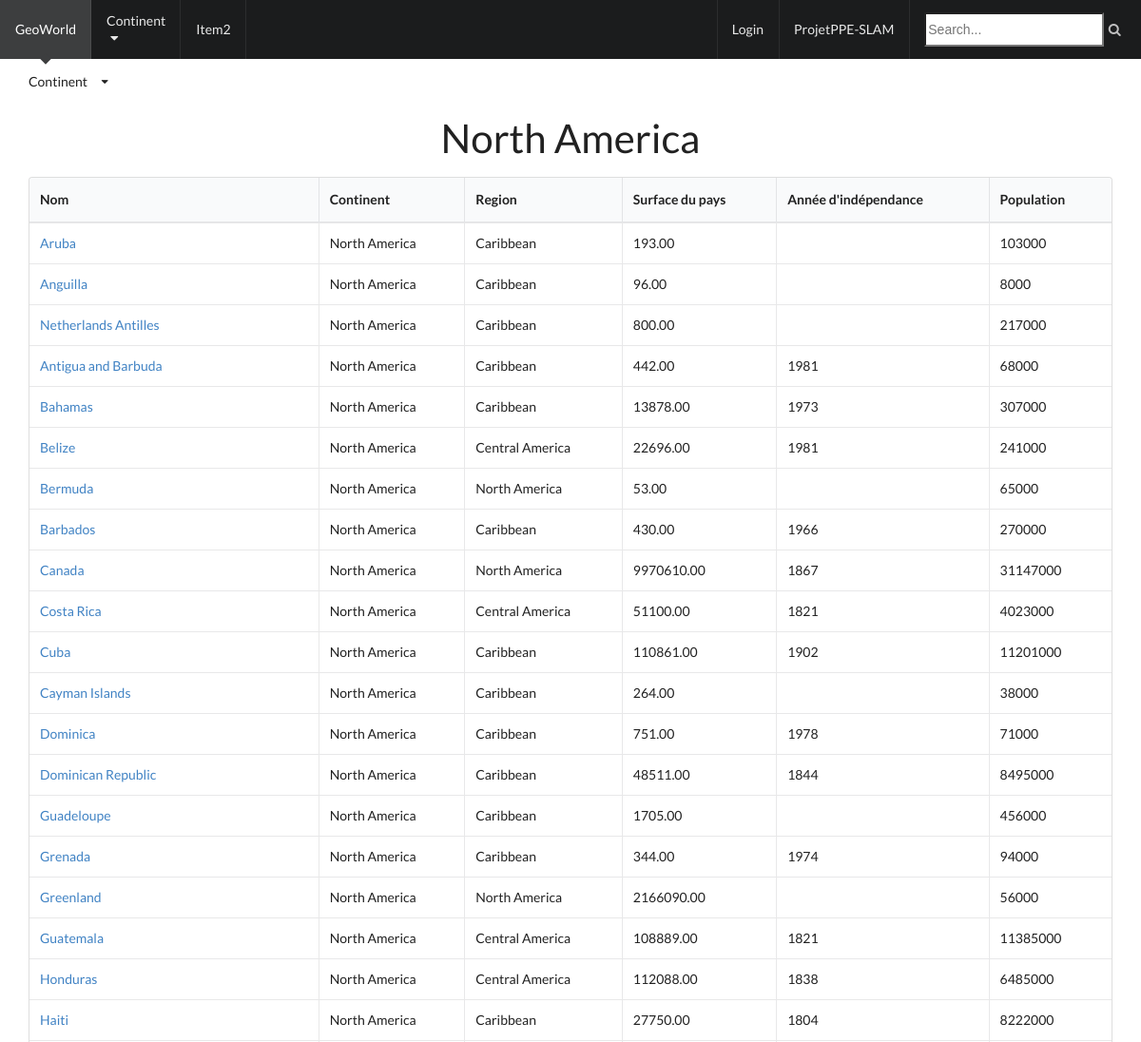
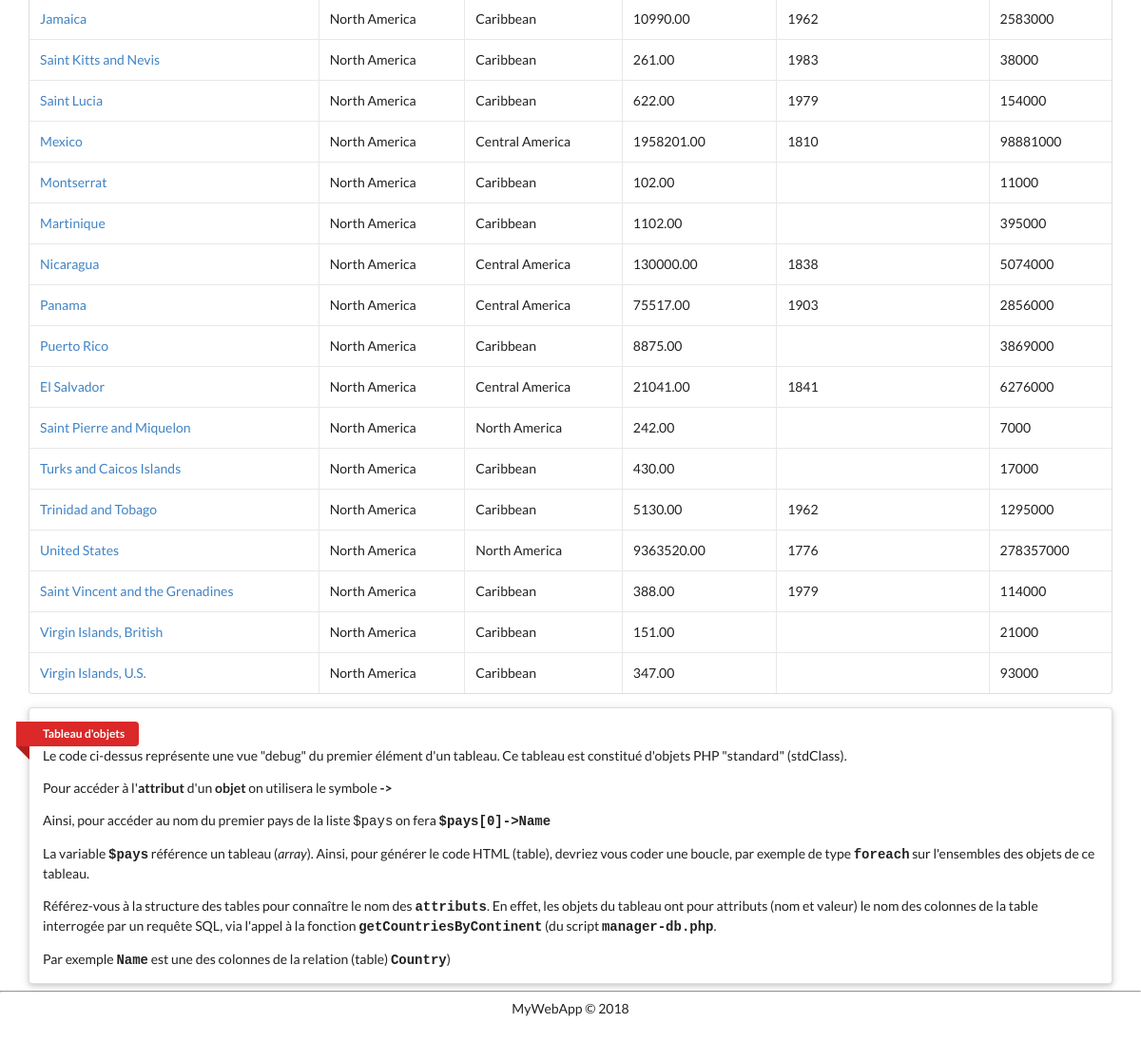
Screenshot of /?continent=North America with the database file from the repository (2 pictures, top to bottom).
### tables this page shows
CREATE TABLE `country` (
  `id` int(11) NOT NULL,
  `Code` char(3) DEFAULT NULL,
  `Name` char(52) NOT NULL DEFAULT '',
  `Continent` enum('Asia','Europe','North America','Africa','Oceania','Antarctica','South America') NOT NULL DEFAULT 'Asia',
  `Region` char(26) NOT NULL DEFAULT '',
  `SurfaceArea` float(10,2) NOT NULL DEFAULT '0.00',
  `IndepYear` smallint(6) DEFAULT NULL,
  `Population` int(11) NOT NULL DEFAULT '0',
  `LifeExpectancy` float(3,1) DEFAULT NULL,
  `GNP` float(10,2) DEFAULT NULL,
  `GNPOld` float(10,2) DEFAULT NULL,
  `LocalName` char(45) NOT NULL DEFAULT '',
  `GovernmentForm` char(45) NOT NULL DEFAULT '',
  `HeadOfState` char(60) DEFAULT NULL,
  `Capital` int(11) DEFAULT NULL,
  `Code2` char(2) NOT NULL DEFAULT ''
);

### inc/manager-db.php (called while the page is built, shortened)
<?php
require_once 'connect-db.php';
function getCountriesByContinent($continent) {
   global $pdo;
   $query = 'SELECT * FROM Country WHERE Continent = :continent;';
   $prep = $pdo->prepare($query);
   $prep->bindValue(':continent', $continent, PDO::PARAM_STR);
   $prep->execute();
   return $prep->fetchAll();
}

### index.php (the view, shortened to what this page needs)
<?php require_once 'header.php';
session_start ();?>
// On teste pour voir si nos variables de session ont bien été enregistrées
<div class="ui container main">
    <div class="ui dropdown">
        <div class="text">Continent</div>
        <i class="dropdown icon"></i>
    </div>
      <?php
      require_once 'inc/manager-db.php';
      $continent = $_GET['continent'];
      $pays = getCountriesByContinent($continent);
        ?>
    <h1><?php echo $continent ?></h1>
    <table class="ui celled table">
        <thead>
        <tr>
            <th>Nom</th>
            <th>Continent</th>
            <th>Region</th>
            <th>Surface du pays</th>
            <th>Année d'indépendance</th>
            <th>Population</th>
                <?php
                foreach($pays as $p ){
                    $href = "<a href='pays.php?idCountry=" . $p->id . "&amp;continent=" . $p->Continent . "'>";
                    ?>
                    <tr>
                    <td><?php echo $href.$p->Name ?></a></td>
                    <td><?php echo $p->Continent ?></td>
                    <td><?php echo $p->Region ?></td>
                    <td><?php echo $p->SurfaceArea ?></td>
                    <td><?php echo $p->IndepYear ?></td>
                    <td><?php echo $p->Population ?></td>
                    </tr>
                    <?php }?>
        </tr>
    </table>
    <div class="ui one column grid">
        <div class="column">
            <div class="ui raised segment">
                <a class="ui red ribbon label">Tableau d'objets</a>
                <p>Le code ci-dessus représente une vue "debug" du premier élément d'un tableau. Ce tableau est
                    constitué d'objets PHP "standard" (stdClass).</p>
                <p>Pour accéder à l'<b>attribut</b> d'un <b>objet</b> on utilisera le symbole <b>-></b></p>
                <p>Ainsi, pour accéder au nom du premier pays de la liste
                <code>$pays</code> on fera <b><code>$pays[0]->Name</code></b>
                </p>
                <p>La variable <b><code>$pays</code></b> référence un tableau (<i>array</i>).
                    Ainsi, pour générer le code HTML (table), devriez vous coder une boucle,
                    par exemple de type <b><code>foreach</code></b> sur l'ensembles des objets de ce tableau. </p>
                <p>Référez-vous à la structure des tables pour connaître le nom des <b><code>attributs</code></b>.
                    En effet, les objets du tableau ont pour attributs (nom et valeur)
                    le nom des colonnes de la table interrogée par un requête SQL, via l'appel à la
                    fonction <b><code>getCountriesByContinent</code></b> (du script <b><code>manager-db.php</code></b>.</p>
                <p>Par exemple <b><code>Name</code></b> est une des colonnes de la relation (table) <b><code>Country</code></b>)</p>
            </div>
        </div>
    </div>
</div>
<?php
require_once 'footer.php'; ?>

### header.php (shortened to what this page needs)
<!DOCTYPE html>
<html>
<head>
    <link rel="stylesheet" type="text/css" href="semantic/components/reset.css">
    <link rel="stylesheet" type="text/css" href="semantic/components/site.css">
    <link rel="stylesheet" type="text/css" href="semantic/components/container.css">
    <link rel="stylesheet" type="text/css" href="semantic/components/grid.css">
    <link rel="stylesheet" type="text/css" href="semantic/components/header.css">
    <link rel="stylesheet" type="text/css" href="semantic/components/image.css">
    <link rel="stylesheet" type="text/css" href="semantic/components/menu.css">
    <link rel="stylesheet" type="text/css" href="semantic/components/label.css">
    <link rel="stylesheet" type="text/css" href="semantic/components/table.css">
    <link rel="stylesheet" type="text/css" href="semantic/components/divider.css">
    <link rel="stylesheet" type="text/css" href="semantic/components/dropdown.css">
    <link rel="stylesheet" type="text/css" href="semantic/components/segment.css">
    <link rel="stylesheet" type="text/css" href="semantic/components/button.css">
    <link rel="stylesheet" type="text/css" href="semantic/components/list.css">
    <link rel="stylesheet" type="text/css" href="semantic/components/icon.css">
    <link rel="stylesheet" type="text/css" href="semantic/components/sidebar.css">
    <link rel="stylesheet" type="text/css" href="semantic/components/transition.css">
    <link rel="stylesheet" type="text/css" href="css/custom.css">
</head>
<body>
<div class="ui pointing menu inverted fixed">
    <a class="active item" href='index.php' id="home">
        GeoWorld
    </a>
    <a>
        <div class="item ui dropdown">
            <div class="text">Continent</div>
            <i class="dropdown icon"></i>
        </div>
    </a>
    <a class="item">
        Item2
    </a>
    <div class="right menu">
        <a class="ui item" href='login.php'>
            Login
        </a>
        <a class="item" href="todo-projet.php">
            ProjetPPE-SLAM
        </a>
        <div class="item">
            <div class="ui icon input">
                <input type="text" placeholder="Search...">
                <i class="search link icon"></i>
            </div>
        </div>
    </div>
</div>

### footer.php
    <hr />
    <footer style="padding-bottom: 2em">
      <div style="text-align: center">MyWebApp &copy; 2018</div>
     </footer>
  </body>
</html>

### semantic/components/site.css (style rules this page uses)
html, body { height: 100%; }
html { font-size: 14px; }
body { margin: 0px; padding: 0px; overflow-x: hidden; min-width: 320px; background: #FFFFFF; font-family: 'Lato', 'Helvetica Neue', Arial, Helvetica, sans-serif; font-size: 14px; line-height: 1.4285em; color: rgba(0, 0, 0, 0.87); font-smoothing: antialiased; }
h1, h2, h3, h4, h5 { font-family: 'Lato', 'Helvetica Neue', Arial, Helvetica, sans-serif; line-height: 1.28571429em; margin: calc(2rem - 0.14285714em ) 0em 1rem; font-weight: bold; padding: 0em; }
h1 { min-height: 1rem; font-size: 2rem; }
p { margin: 0em 0em 1em; line-height: 1.4285em; }
p:last-child { margin-bottom: 0em; }
a { color: #4183C4; text-decoration: none; }

### semantic/components/container.css (style rules this page uses)
.ui.container { display: block; max-width: 100% !important; }
@media only screen and (min-width: 1200px) { .ui.container { width: 1127px; margin-left: auto !important; margin-right: auto !important; } }

### semantic/components/grid.css (style rules this page uses)
.ui.grid { display: -webkit-box; display: -ms-flexbox; display: flex; -webkit-box-orient: horizontal; -webkit-box-direction: normal; -ms-flex-direction: row; flex-direction: row; -ms-flex-wrap: wrap; flex-wrap: wrap; -webkit-box-align: stretch; -ms-flex-align: stretch; align-items: stretch; padding: 0em; }
.ui.grid { margin-top: -1rem; margin-bottom: -1rem; margin-left: -1rem; margin-right: -1rem; }
.ui.grid > .column:not(.row), .ui.grid > .row > .column { position: relative; display: inline-block; width: 6.25%; padding-left: 1rem; padding-right: 1rem; vertical-align: top; }
.ui.grid > * { padding-left: 1rem; padding-right: 1rem; }
.ui.grid > .column:not(.row) { padding-top: 1rem; padding-bottom: 1rem; }
.ui.grid > .column:only-child, .ui.grid > .row > .column:only-child { width: 100%; }
.ui[class*="one column"].grid > .row > .column, .ui[class*="one column"].grid > .column:not(.row) { width: 100%; }

### semantic/components/label.css (style rules this page uses)
.ui.label { display: inline-block; line-height: 1; vertical-align: baseline; margin: 0em 0.14285714em; background-color: #E8E8E8; background-image: none; padding: 0.5833em 0.833em; color: rgba(0, 0, 0, 0.6); text-transform: none; font-weight: bold; border: 0px solid transparent; border-radius: 0.28571429rem; -webkit-transition: background 0.1s ease; transition: background 0.1s ease; }
.ui.label:first-child { margin-left: 0em; }
a.ui.label { cursor: pointer; }
.ui.ribbon.label { position: relative; margin: 0em; min-width: -webkit-max-content; min-width: -moz-max-content; min-width: max-content; border-radius: 0em 0.28571429rem 0.28571429rem 0em; border-color: rgba(0, 0, 0, 0.15); }
.ui.ribbon.label:after { position: absolute; content: ''; top: 100%; left: 0%; background-color: transparent !important; border-style: solid; border-width: 0em 1.2em 1.2em 0em; border-color: transparent; border-right-color: inherit; width: 0em; height: 0em; }
.ui.ribbon.label { left: calc( -1rem - 1.2em ); margin-right: -1.2em; padding-left: calc( 1rem + 1.2em ); padding-right: 1.2em; }
.ui.red.labels .label, .ui.red.label { background-color: #DB2828 !important; border-color: #DB2828 !important; color: #FFFFFF !important; }
.ui.red.ribbon.label { border-color: #b21e1e !important; }
.ui.labels .label, .ui.label { font-size: 0.85714286rem; }

### semantic/components/table.css (style rules this page uses)
.ui.table { width: 100%; background: #FFFFFF; margin: 1em 0em; border: 1px solid rgba(34, 36, 38, 0.15); box-shadow: none; border-radius: 0.28571429rem; text-align: left; color: rgba(0, 0, 0, 0.87); border-collapse: separate; border-spacing: 0px; }
.ui.table th, .ui.table td { -webkit-transition: background 0.1s ease, color 0.1s ease; transition: background 0.1s ease, color 0.1s ease; }
.ui.table thead { box-shadow: none; }
.ui.table thead th { cursor: auto; background: #F9FAFB; text-align: inherit; color: rgba(0, 0, 0, 0.87); padding: 0.92857143em 0.78571429em; vertical-align: inherit; font-style: none; font-weight: bold; text-transform: none; border-bottom: 1px solid rgba(34, 36, 38, 0.1); border-left: none; }
.ui.table thead tr > th:first-child { border-left: none; }
.ui.table thead tr:first-child > th:first-child { border-radius: 0.28571429rem 0em 0em 0em; }
.ui.table thead tr:first-child > th:last-child { border-radius: 0em 0.28571429rem 0em 0em; }
.ui.table tr td { border-top: 1px solid rgba(34, 36, 38, 0.1); }
.ui.table td { padding: 0.78571429em 0.78571429em; text-align: inherit; }
.ui.celled.table tr th, .ui.celled.table tr td { border-left: 1px solid rgba(34, 36, 38, 0.1); }
.ui.celled.table tr th:first-child, .ui.celled.table tr td:first-child { border-left: none; }
.ui.table { font-size: 1em; }

### rows the page displays
country: Name "Aruba", Continent "North America", Region "Caribbean", SurfaceArea "193.00", Population "103000"
country: Name "Anguilla", Continent "North America", Region "Caribbean", SurfaceArea "96.00", Population "8000"
country: Name "Netherlands Antilles", Continent "North America", Region "Caribbean", SurfaceArea "800.00", Population "217000"
country: Name "Antigua and Barbuda", Continent "North America", Region "Caribbean", SurfaceArea "442.00", IndepYear "1981", Population "68000"
country: Name "Bahamas", Continent "North America", Region "Caribbean", SurfaceArea "13878.00", IndepYear "1973", Population "307000"
country: Name "Belize", Continent "North America", Region "Central America", SurfaceArea "22696.00", IndepYear "1981", Population "241000"
country: Name "Bermuda", Continent "North America", Region "North America", SurfaceArea "53.00", Population "65000"
country: Name "Barbados", Continent "North America", Region "Caribbean", SurfaceArea "430.00", IndepYear "1966", Population "270000"
country: Name "Canada", Continent "North America", Region "North America", SurfaceArea "9970610.00", IndepYear "1867", Population "31147000"
country: Name "Costa Rica", Continent "North America", Region "Central America", SurfaceArea "51100.00", IndepYear "1821", Population "4023000"
country: Name "Cuba", Continent "North America", Region "Caribbean", SurfaceArea "110861.00", IndepYear "1902", Population "11201000"
country: Name "Cayman Islands", Continent "North America", Region "Caribbean", SurfaceArea "264.00", Population "38000"
country: Name "Dominica", Continent "North America", Region "Caribbean", SurfaceArea "751.00", IndepYear "1978", Population "71000"
country: Name "Dominican Republic", Continent "North America", Region "Caribbean", SurfaceArea "48511.00", IndepYear "1844", Population "8495000"
country: Name "Guadeloupe", Continent "North America", Region "Caribbean", SurfaceArea "1705.00", Population "456000"
country: Name "Grenada", Continent "North America", Region "Caribbean", SurfaceArea "344.00", IndepYear "1974", Population "94000"
country: Name "Greenland", Continent "North America", Region "North America", SurfaceArea "2166090.00", Population "56000"
country: Name "Guatemala", Continent "North America", Region "Central America", SurfaceArea "108889.00", IndepYear "1821", Population "11385000"
country: Name "Honduras", Continent "North America", Region "Central America", SurfaceArea "112088.00", IndepYear "1838", Population "6485000"
country: Name "Haiti", Continent "North America", Region "Caribbean", SurfaceArea "27750.00", IndepYear "1804", Population "8222000"
country: Name "Jamaica", Continent "North America", Region "Caribbean", SurfaceArea "10990.00", IndepYear "1962", Population "2583000"
country: Name "Saint Kitts and Nevis", Continent "North America", Region "Caribbean", SurfaceArea "261.00", IndepYear "1983", Population "38000"
country: Name "Saint Lucia", Continent "North America", Region "Caribbean", SurfaceArea "622.00", IndepYear "1979", Population "154000"
country: Name "Mexico", Continent "North America", Region "Central America", SurfaceArea "1958201.00", IndepYear "1810", Population "98881000"
country: Name "Montserrat", Continent "North America", Region "Caribbean", SurfaceArea "102.00", Population "11000"
country: Name "Martinique", Continent "North America", Region "Caribbean", SurfaceArea "1102.00", Population "395000"
country: Name "Nicaragua", Continent "North America", Region "Central America", SurfaceArea "130000.00", IndepYear "1838", Population "5074000"
country: Name "Panama", Continent "North America", Region "Central America", SurfaceArea "75517.00", IndepYear "1903", Population "2856000"
country: Name "Puerto Rico", Continent "North America", Region "Caribbean", SurfaceArea "8875.00", Population "3869000"
country: Name "El Salvador", Continent "North America", Region "Central America", SurfaceArea "21041.00", IndepYear "1841", Population "6276000"
country: Name "Saint Pierre and Miquelon", Continent "North America", Region "North America", SurfaceArea "242.00", Population "7000"
country: Name "Turks and Caicos Islands", Continent "North America", Region "Caribbean", SurfaceArea "430.00", Population "17000"
country: Name "Trinidad and Tobago", Continent "North America", Region "Caribbean", SurfaceArea "5130.00", IndepYear "1962", Population "1295000"
country: Name "United States", Continent "North America", Region "North America", SurfaceArea "9363520.00", IndepYear "1776", Population "278357000"
country: Name "Saint Vincent and the Grenadines", Continent "North America", Region "Caribbean", SurfaceArea "388.00", IndepYear "1979", Population "114000"
country: Name "Virgin Islands, British", Continent "North America", Region "Caribbean", SurfaceArea "151.00", Population "21000"
country: Name "Virgin Islands, U.S.", Continent "North America", Region "Caribbean", SurfaceArea "347.00", Population "93000"

### other values shown
$continent "North America"
